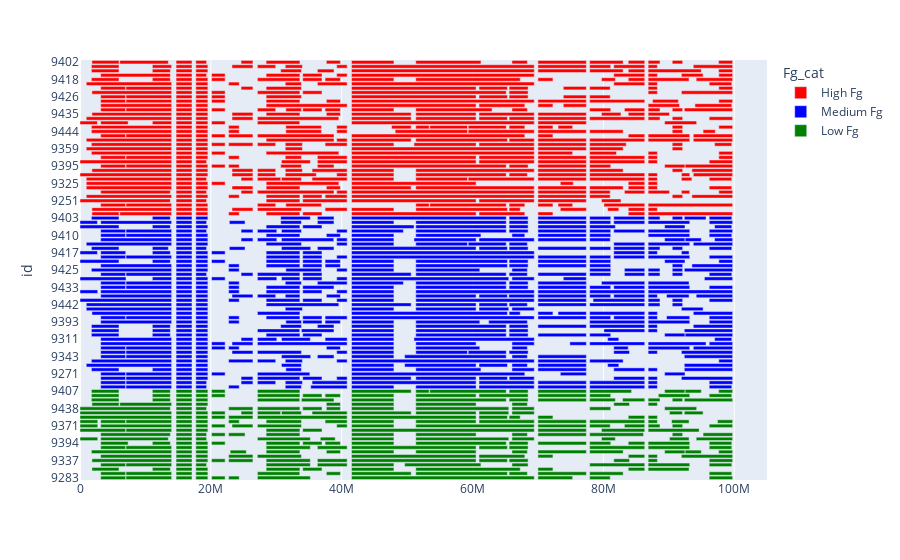

This figure's notebook cell:
### Code cell
select_chrom = 1
df = cons_runs.loc[cons_runs['chrom']==select_chrom].copy()

df = df.merge(candidates_metrics.loc[candidates_metrics["gen"]==66,["ID","Fg"]],
              left_on="id",right_on="ID",how="left")
df['Fg_cat'] = pd.cut(df['Fg'], bins=3, 
                      labels=['Low Fg','Medium Fg','High Fg'])
df['Fg_cat'] = df['Fg_cat'].astype("str")

df['id'] = df['id'].astype("str")

fig = px.timeline(df, x_start="from", x_end="to", y="id", color="Fg_cat",
                  color_discrete_sequence=["red", "blue", "green"])
fig.update_yaxes(autorange="reversed")

fig.layout.xaxis.type = 'linear'
#fig.data[0].x = df.lengthBps.tolist()
for d in fig.data:
    filt = df['Fg_cat'] == d.name
    d.x = df[filt]['lengthBps'].tolist()

fig.show()

### Figure 1 — Plotly figure (JSON) as saved in the notebook; plotly's stock layout.template omitted (floating-point values rounded to 4 significant figures; data arrays with more than 128 entries replaced by an {"elided": "..."} marker saying what was removed)
{"data": [{"alignmentgroup": "True", "base": {"elided": "448 int values"}, "hovertemplate": "Fg_cat=High Fg<br>from=%{base}<br>to=%{x}<br>id=%{y}<extra></extra>", "legendgroup": "High Fg", "marker": {"color": "red", "pattern": {"shape": ""}}, "name": "High Fg", "offsetgroup": "High Fg", "orientation": "h", "showlegend": true, "textposition": "auto", "type": "bar", "x": {"elided": "448 int values"}, "xaxis": "x", "y": {"elided": "448 str values"}, "yaxis": "y"}, {"alignmentgroup": "True", "base": {"elided": "530 int values"}, "hovertemplate": "Fg_cat=Medium Fg<br>from=%{base}<br>to=%{x}<br>id=%{y}<extra></extra>", "legendgroup": "Medium Fg", "marker": {"color": "blue", "pattern": {"shape": ""}}, "name": "Medium Fg", "offsetgroup": "Medium Fg", "orientation": "h", "showlegend": true, "textposition": "auto", "type": "bar", "x": {"elided": "530 int values"}, "xaxis": "x", "y": {"elided": "530 str values"}, "yaxis": "y"}, {"alignmentgroup": "True", "base": {"elided": "272 int values"}, "hovertemplate": "Fg_cat=Low Fg<br>from=%{base}<br>to=%{x}<br>id=%{y}<extra></extra>", "legendgroup": "Low Fg", "marker": {"color": "green", "pattern": {"shape": ""}}, "name": "Low Fg", "offsetgroup": "Low Fg", "orientation": "h", "showlegend": true, "textposition": "auto", "type": "bar", "x": {"elided": "272 int values"}, "xaxis": "x", "y": {"elided": "272 str values"}, "yaxis": "y"}], "layout": {"barmode": "overlay", "legend": {"title": {"text": "Fg_cat"}, "tracegroupgap": 0}, "margin": {"t": 60}, "xaxis": {"anchor": "y", "domain": [0, 1], "type": "linear"}, "yaxis": {"anchor": "x", "autorange": "reversed", "domain": [0, 1], "title": {"text": "id"}}}}
